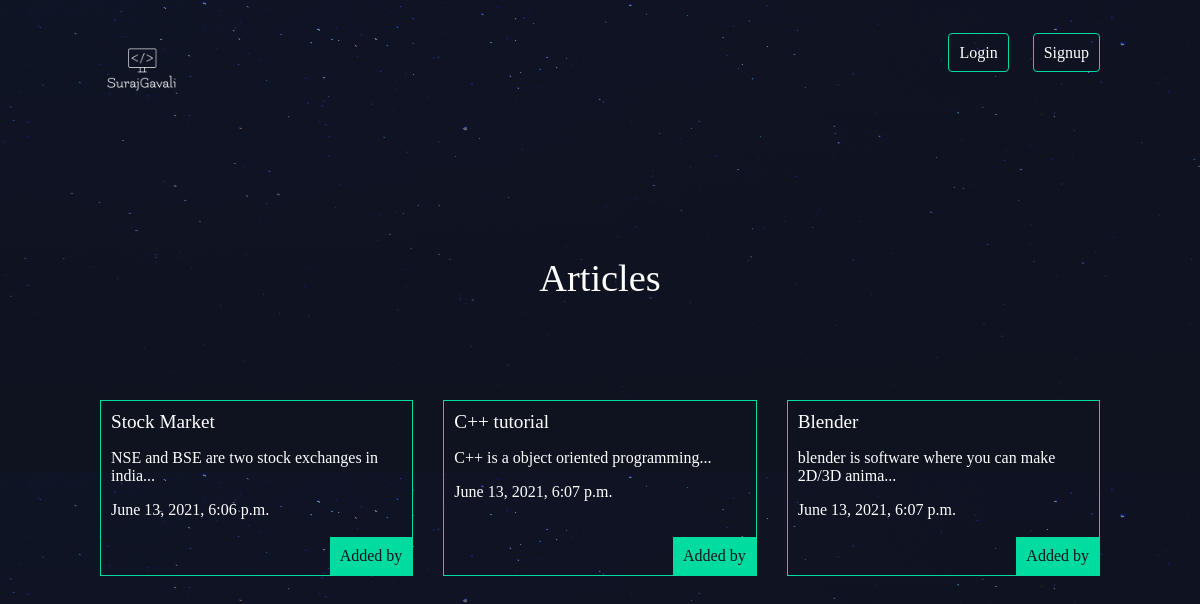
/articles/, run on an earlier commit of the app's database.
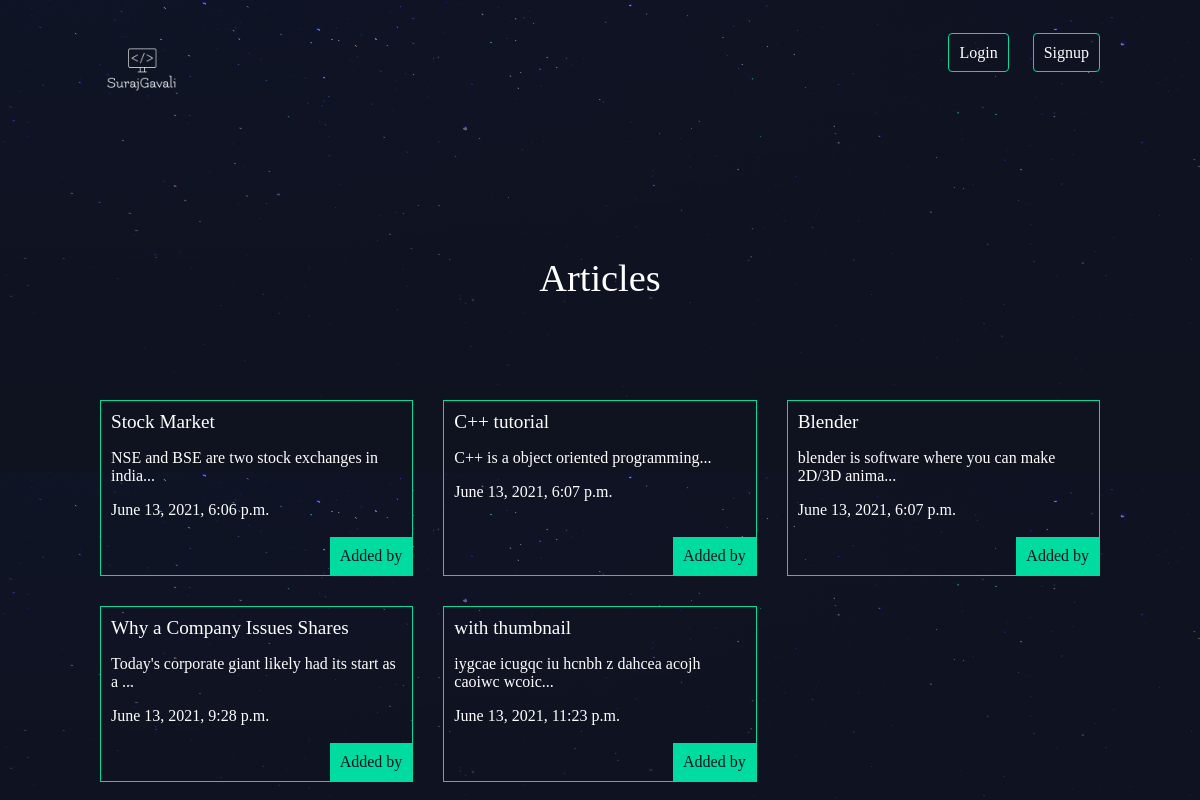
And on a later commit of the database.
### articles/models.py (models this page shows, shortened)
class Article(models.Model):
    title = models.CharField(max_length=100)
    slug = models.SlugField()
    body = models.TextField()
    date = models.DateTimeField(auto_now_add=True)
    thumb = models.ImageField(default='default.png',blank=True)
    author = models.ForeignKey(User,on_delete=models.CASCADE,default=None)
    def snippet(self):
        return self.body[:50]+'...'

### articles/views.py (the view)
# urls.py: path('',views.article_home, name = 'home'),
def article_home(request):
    articles = Article.objects.all().order_by("date")
    return render(request,"articles/articles.html",{'articles' : articles})

### articles/templates/articles/articles.html
{% extends 'base_layout.html' %}
{% block content %}
    <h1>Articles</h1>
    <div class="articles">
        {% for article in articles %}
            <div class="article">
                <h2><a href="{% url 'articles:detail' slug=article.slug %}">{{ article.title }}</a></h2>
                <p>{{ article.snippet }}</p>
                <p>{{ article.date }}</p>
                <p class="author">Added by {{ article.author.username }}</p>
            </div>
        {% endfor %}
    </div>
{% endblock %}

### templates/base_layout.html (shortened to what this page needs)
{% load static %}
<!DOCTYPE html>
<html>
    <head>
        <link rel="stylesheet" href="{% static 'css/styles.css' %}">
    </head>
    <body>
        <header class=wrapper>
                <h1><a href="{% url 'home' %}"><img src="{% static 'logo1.png' %}" style="height: 40%;" alt="SurajGavali"/></a></h1>
            <nav>
                <ul>
                    {% if user.is_authenticated %}
                    <li><a href="{% url 'articles:create' %}" class="highlight">New Article</a></li>
                    <li>
                        <form class="logout-link" action="{% url 'accounts:logout' %}" method="POST">
                            {% csrf_token %}
                            <button type="submit">Logout</button>
                        </form>
                    </li>
                    {% else %}
                    <li><a class="login-link" href="{% url 'accounts:login' %}">Login</a></li>
                    <li><a class="signup-link" href="{% url 'accounts:signup' %}">Signup</a></li>
                    {% endif %}
                </ul>
            </nav>
        </header>
        <div class="wrapper">
            {% block content %}
            {% endblock %}
        </div>
    </body>
</html>

### assets/css/styles.css (style rules this page uses)
body { background-color: #0f121f; background-image: url(stars.png); background-repeat-y: no-repeat; color: #fff; }
body * { font-family: Ubuntu; }
h1, h2, h3, h4, h5 { font-weight: normal; margin: 0; }
a, a:hover, a:visited { color: #fff; text-decoration: none; }
.wrapper { max-width:1000px; margin: 0 auto; }
div.wrapper > h1 { text-align: center; margin-bottom:100px; margin-top: 0px; font-size:2.4em; }
header { display: grid; grid-template-columns: 1fr 1fr; padding:20px 0; margin-bottom: 0%; }
nav { justify-self: end; }
nav li { display: inline-block; list-style-type: none; margin-left: 20px; }
.login-link { border: 1px solid #00dba0; padding: 10px; border-radius: 4px; }
.signup-link { border: 1px solid #00dba0; padding: 10px; border-radius: 4px; }
.articles { display:grid; grid-template-columns:1fr 1fr 1fr; grid-gap:30px; }
.article { padding:10px; border:1px solid #00dba0; position:relative; padding-bottom:40px; }
.article h2 { font-size:1.2em; }
.article .author { padding: 10px; background: #00dba0; position: absolute; right: 0; bottom: 0; margin: 0; color: #0f121f; }

What changed in the data, as far as the page shows it:
added Article: title "Why a Company Issues Shares", snippet "Today's corporate giant likely had its start as a ...", date "June 13, 2021, 9:28 p.m."
added Article: title "with thumbnail", snippet "iygcae icugqc iu hcnbh z dahcea acojh caoiwc wcoic...", date "June 13, 2021, 11:23 p.m."
